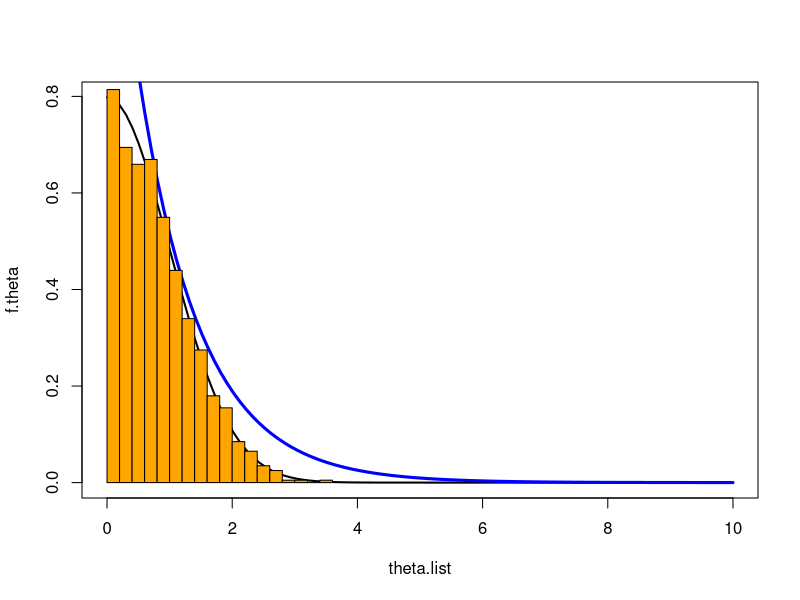

R code for this plot:
# Description: 
#   This script shows rejection sampling from target density.
#
# Details:
#   Target density: sqrt(2/pi)*exp(-theta.list^2/2) 
#   Proposal distribution: g.theta = exp(-theta.list)
#
# License: GNU v3
#
# Date: October 19, 2016
#
# Authors:
#    Rcode was written by Jiali Lin.
#    Depts. of Statistics, Virginia Tech,
#    Hutcheson Hall, 403K, Blacksburg, VA 24061 
#
# References:
#    http://www.apps.stat.vt.edu/zhu/teaching/2016/6474/6474_2016.htm
# 
rm(list = ls())

theta.list <- seq(0, 10, length.out = 100)
f.theta <- sqrt(2 / pi) * exp(-theta.list^2 / 2)
g.theta <- exp(-theta.list)
M <- 1.4

plot(theta.list, f.theta, type = "l", lwd = 2)
lines(theta.list, g.theta*M, col = "blue", lwd = 3)

sample <- rep(NA, 1000)
tag <- 0
while (tag <= 1000){
  theta.i <- rexp(1, rate = 1)
  f.thetai <- sqrt(2 / pi) * exp(-theta.i^2 / 2)
  M.gthetai <- M*dexp(theta.i, rate = 1)
  prob.i <- f.thetai/M.gthetai
  u <- runif(1)
  if (u < prob.i){
    tag <- tag+1
    sample[tag] <- theta.i 
  }
}

hist(sample, breaks = 20, probability = TRUE, add = TRUE, col = "orange")
